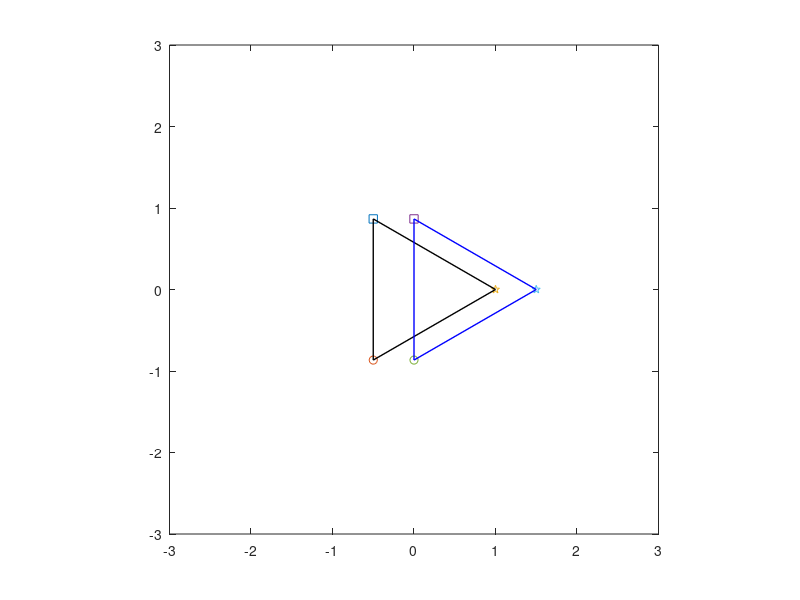

This figure's MATLAB source: (Note: this script raises an error after producing the figure.)
%r b1 b2 b3 method
clc;
clear all;
close all;

% length of the radius of circle 
r = 1;
%syms r

% distance between two spines % distance between two circles
b = 1.5;
%syms b

% angle between two bar (radian)
theta = 2*pi/3;
%syms theta

% angle of rotation
phi = 0*pi/180;
%phi=0;
%syms phi

% rotation matrix
rot = [cos(phi) -sin(phi); sin(phi) cos(phi)];

% define the nodes (currently 6 nodes, 10 members)
n_1 = [r*cos(pi-theta/2);r*sin(pi-theta/2)];
n_2 = [r*cos(pi-theta/2);-r*sin(pi-theta/2)];
n_3 = [r;0];
n_4 = rot*[r*cos(pi-theta/2)+(2*r-b);r*sin(pi-theta/2)];
n_5 = rot*[r*cos(pi-theta/2)+(2*r-b);-r*sin(pi-theta/2)];
n_6 = rot*[3*r-b;0];
figure(1);
plot(n_1(1),n_1(2),'-s',n_2(1),n_2(2),'-o',n_3(1),n_3(2),'-p',n_4(1),n_4(2),'-s',n_5(1),n_5(2),'-o',n_6(1),n_6(2),'-p'); hold on;
plot([n_3(1),n_2(1)],[n_3(2),n_2(2)],'k-', 'LineWidth', 1); hold on;
plot([n_1(1),n_3(1)],[n_1(2),n_3(2)],'k-', 'LineWidth', 1); hold on;
plot([n_2(1),n_1(1)],[n_2(2),n_1(2)],'k-', 'LineWidth', 1); hold on;
plot([n_6(1),n_5(1)],[n_6(2),n_5(2)],'b-', 'LineWidth', 1); hold on;
plot([n_4(1),n_6(1)],[n_4(2),n_6(2)],'b-', 'LineWidth', 1); hold on;
plot([n_5(1),n_4(1)],[n_5(2),n_4(2)],'b-', 'LineWidth', 1); hold on;
axis square
axis([-3 3 -3 3])
% define the members: 6 bars and 4 cables
s_1 = n_5 - n_2;
s_2 = n_4 - n_1;
s_3 = n_5 - n_3;
s_4 = n_4 - n_3;

b_1 = n_3 - n_2;
b_2 = n_1 - n_3;
b_3 = n_2 - n_1;
b_4 = n_6 - n_5;
b_5 = n_4 - n_6;
b_6 = n_5 - n_4;

%consturct D matrix
E = eye(6);
D_B = zeros(6,6);
D_S = zeros(6,4);
D_B(:,1) = E(:,3)- E(:,2);
D_B(:,2) = E(:,1)- E(:,3);
D_B(:,3) = E(:,2)- E(:,1);
D_B(:,4) = E(:,6)- E(:,5);
D_B(:,5) = E(:,4)- E(:,6);
D_B(:,6) = E(:,5)- E(:,4);

D_S(:,1) = E(:,5)- E(:,2);
D_S(:,2) = E(:,4)- E(:,1);
D_S(:,3) = E(:,5)- E(:,3);
D_S(:,4) = E(:,4)- E(:,3);
D = [D_B,D_S];

%construct C matrix
C_B = transpose(D_B);
C_S = transpose(D_S);
C = transpose(D);
% eliminate one row of C, not necessary for null space
%C = C(:,1:5);

%construct N,M,B,S
N = [n_1,n_2,n_3,n_4,n_5,n_6];
B = [b_1,b_2,b_3,b_4,b_5,b_6];
S = [s_1,s_2,s_3,s_4];
M = [B,S];

% equilibrium
syms lambda_1 lambda_2 lambda_3 lambda_4 lambda_5 lambda_6;
LAMBDA = transpose(repmat([lambda_1; lambda_2; lambda_3; lambda_4; lambda_5; lambda_6],[1 2]));


syms gamma_1 gamma_2 gamma_3 gamma_4;
GAMMA = transpose(repmat([gamma_1; gamma_2; gamma_3; gamma_4],[1 2]));

F = [-B.*LAMBDA, S.*GAMMA]*C;
%solve(F(1,1)==0,F(2,1)==0,F(1,2)==0,F(2,2)==0,F(1,3)==0,F(2,3)==0,F(1,4)==0,F(2,4)==0,F(1,5)==0,F(2,5)==0,F(1,6)==0,F(2,6)==0)

% solve F = 0;
vars = [lambda_1,lambda_2,lambda_3,lambda_4,lambda_5,lambda_6,gamma_1,gamma_2,gamma_3,gamma_4];
[A,b0] = equationsToMatrix(F,vars);

rankA = rank(A);
redA = rref(A);

% Reduced row echelon form 
% Au = [A b0];
% R = rref(Au); %linsolve

nullA = null(A)
lambda_1_soln = cast(nullA(1),'double');
lambda_2_soln = cast(nullA(2),'double');
lambda_3_soln = cast(nullA(3),'double');
lambda_4_soln = cast(nullA(4),'double');
lambda_5_soln = cast(nullA(5),'double');
lambda_6_soln = cast(nullA(6),'double');
gamma_1_soln = cast(nullA(7),'double');
gamma_2_soln = cast(nullA(8),'double');
gamma_3_soln = cast(nullA(9),'double');
gamma_4_soln = cast(nullA(10),'double');


%% dynamics
%% initial values for Q: R and B

% angle of rotation
phi = 10*pi/180;
% rotation matrix
rot = [cos(phi) -sin(phi); sin(phi) cos(phi)];
% rotate second spine to perturb it from equilibrium found above
n_4_rot = rot*[r*cos(pi-theta/2)+(2*r-b);r*sin(pi-theta/2)];
n_5_rot = rot*[r*cos(pi-theta/2)+(2*r-b);-r*sin(pi-theta/2)];
n_6_rot = rot*[3*r-b;0];
figure(1)
plot([n_6_rot(1),n_5_rot(1)],[n_6_rot(2),n_5_rot(2)],'b--', 'LineWidth', 1); hold on;
plot([n_4_rot(1),n_6_rot(1)],[n_4_rot(2),n_6_rot(2)],'b--', 'LineWidth', 1); hold on;
plot([n_5_rot(1),n_4_rot(1)],[n_5_rot(2),n_4_rot(2)],'b--', 'LineWidth', 1); hold on;
r1 = (n_1+n_2+n_3)/3; %r is center of mass, r1 is for the first spine
r2 = (n_4_rot+n_5_rot+n_6_rot)/3; %r2 for the second spine

% rotation matrix
% rot = [cos(phi) -sin(phi); sin(phi) cos(phi)];
rotp120 = [cos(2*pi/3) -sin(2*pi/3); sin(2*pi/3) cos(2*pi/3)];
rotn120 = [cos(-2*pi/3) -sin(-2*pi/3); sin(-2*pi/3) cos(-2*pi/3)];
b1 = (n_1 - (n_1+n_2+n_3)/3)/norm(n_1 - (n_1+n_2+n_3)/3);
b2 = rotp120*b1;
b3 = rotn120*b1;
b4 = (n_4_rot - (n_4_rot+n_5_rot+n_6_rot)/3)/norm(n_4_rot - (n_4_rot+n_5_rot+n_6_rot)/3);
b5 = rotp120*b4;
b6 = rotn120*b4;

el = norm(n_1 - (n_1+n_2+n_3)/3); %length from centroid to node(all same)

%Q = [r1, b1 ,b2, b3, r2, b4, b5, b6];
Q = [r1,r2,b1,b2,b3,b4,b5,b6];

%{
%% psi and Y
% psi_t = [1, 1, 1, 0, 0, 0;
%         l, 0, 0, 0, 0, 0;
%         0, l, 0, 0, 0, 0;
%         0, 0, l, 0, 0, 0;
%         0, 0, 0, 1, 1, 1;
%         0, 0, 0, l, 0, 0;
%         0, 0, 0, 0, l, 0;
%         0, 0, 0, 0, 0, l];
psi_t = [1, 1, 1, 0, 0, 0;
        0, 0, 0, 1, 1, 1;    
        l, 0, 0, 0, 0, 0;
        0, l, 0, 0, 0, 0;
        0, 0, l, 0, 0, 0;
        0, 0, 0, l, 0, 0;
        0, 0, 0, 0, l, 0;
        0, 0, 0, 0, 0, l];
psi = transpose(psi_t);        
Y = zeros(2,6);
%}

%% fix the first spine
psi_t = [0, 0, 0, 0, 0, 0;
        0, 0, 0, 1, 1, 1;    
        0, 0, 0, 0, 0, 0;
        0, 0, 0, 0, 0, 0;
        0, 0, 0, 0, 0, 0;
        0, 0, 0, el, 0, 0;
        0, 0, 0, 0, el, 0;
        0, 0, 0, 0, 0, el];
psi = transpose(psi_t);        
Y = [n_1,n_2,n_3,zeros(2,3)];

N
(Q * psi_t + Y)

error = N - (Q * psi_t + Y)

%% W is external force: all zero for now
W = zeros(2,6);

%% Gamma
% lastA =[
%  
%                                                                                                                                                     -((r*cos(theta/2) - b*cos(phi) + 2*r*cos(phi) - r*cos(theta/2)*cos(phi) + r*sin(theta/2)*sin(phi))*(b^2*sin(phi)^3 + 4*r^2*sin(phi)^3 - 3*r^2*cos(theta/2)^2*sin(phi)^3 + r^2*cos(theta/2)^3*sin(phi)^3 - 2*r^2*sin(theta/2)^2*sin(phi)^3 + b^2*cos(phi)^2*sin(phi) + 4*r^2*cos(phi)^2*sin(phi) + r^2*sin(theta/2)*cos(phi) - 4*b*r*sin(phi)^3 + b^2*cos(theta/2)*sin(phi)^3 + b^2*sin(theta/2)*cos(phi)^3 - 5*r^2*sin(theta/2)*cos(phi)^2 + 6*r^2*sin(theta/2)*cos(phi)^3 - 2*r^2*sin(theta/2)*sin(phi)^2 - 2*r^2*cos(phi)*sin(phi) + 2*b*r*cos(theta/2)^2*sin(phi)^3 + b*r*sin(theta/2)^2*sin(phi)^3 - r^2*cos(theta/2)*cos(phi)*sin(phi) - 4*b*r*cos(phi)^2*sin(phi) + r^2*cos(theta/2)*sin(theta/2)^2*sin(phi)^3 + b^2*cos(theta/2)*cos(phi)^2*sin(phi) + b^2*sin(theta/2)*cos(phi)*sin(phi)^2 + r^2*cos(theta/2)^2*cos(phi)*sin(phi) + 6*r^2*sin(theta/2)*cos(phi)*sin(phi)^2 + r^2*sin(theta/2)^2*cos(phi)*sin(phi) + 2*b*r*sin(theta/2)*cos(phi)^2 - 2*b*r*cos(theta/2)*sin(phi)^3 - 5*b*r*sin(theta/2)*cos(phi)^3 + b*r*sin(theta/2)*sin(phi)^2 - 3*r^2*cos(theta/2)^2*cos(phi)^2*sin(phi) + r^2*cos(theta/2)^3*cos(phi)^2*sin(phi) + r^2*cos(theta/2)*sin(theta/2)*cos(phi)^2 - 3*r^2*cos(theta/2)*sin(theta/2)*cos(phi)^3 + b*r*cos(phi)*sin(phi) - 2*r^2*sin(theta/2)^2*cos(phi)^2*sin(phi) + r^2*cos(theta/2)*sin(theta/2)*sin(phi)^2 + b*r*cos(theta/2)*cos(phi)*sin(phi) + r^2*cos(theta/2)*sin(theta/2)^2*cos(phi)^2*sin(phi) - 2*b*r*cos(theta/2)*cos(phi)^2*sin(phi) - 5*b*r*sin(theta/2)*cos(phi)*sin(phi)^2 - 3*r^2*cos(theta/2)*sin(theta/2)*cos(phi)*sin(phi)^2 + 2*b*r*cos(theta/2)^2*cos(phi)^2*sin(phi) + b*r*cos(theta/2)*sin(theta/2)*cos(phi)^3 + b*r*sin(theta/2)^2*cos(phi)^2*sin(phi) + b*r*cos(theta/2)*sin(theta/2)*cos(phi)*sin(phi)^2))/(r*(cos(theta/2) + 1)*(b*sin(phi)^2 - 2*r*cos(phi)^2 - 2*r*sin(phi)^2 + b*cos(phi)^2 + r*cos(theta/2)*cos(phi)^2 + r*cos(theta/2)*sin(phi)^2 - r*cos(theta/2)*cos(phi) + r*sin(theta/2)*sin(phi))*(b*sin(phi) - r*sin(theta/2) - 2*r*sin(phi) + r*cos(theta/2)^2*sin(phi) + r*sin(theta/2)^2*sin(phi) + b*cos(theta/2)*sin(phi) - b*sin(theta/2)*cos(phi) - r*cos(theta/2)*sin(phi) + 3*r*sin(theta/2)*cos(phi)))
%                                                                                                                                                                                                                                                                                                                                                                                                                                                                                                                                                                                                                                                                                                                                                                                                                                                                                                                                                                                                                                                                                                                                                                                                                           -(b^2*cos(phi)^3 - 2*r^2*cos(phi)^2 + 4*r^2*cos(phi)^3 - r^2*cos(theta/2)^2*sin(phi)^2 + b^2*cos(phi)*sin(phi)^2 - r^2*cos(theta/2)*cos(phi) + 4*r^2*cos(phi)*sin(phi)^2 + b*r*cos(phi)^2 - 4*b*r*cos(phi)^3 + 3*r^2*cos(theta/2)*cos(phi)^2 - 4*r^2*cos(theta/2)*cos(phi)^3 + 2*r^2*cos(theta/2)*sin(phi)^2 - 2*r^2*sin(theta/2)*sin(phi)^3 - r^2*cos(theta/2)^2*cos(phi)^2 + r^2*cos(theta/2)^2*cos(phi)^3 + r^2*sin(theta/2)*cos(phi)*sin(phi) - 4*b*r*cos(phi)*sin(phi)^2 - 4*r^2*cos(theta/2)*cos(phi)*sin(phi)^2 - 2*r^2*sin(theta/2)*cos(phi)^2*sin(phi) - b*r*cos(theta/2)*cos(phi)^2 + 2*b*r*cos(theta/2)*cos(phi)^3 - b*r*cos(theta/2)*sin(phi)^2 + b*r*sin(theta/2)*sin(phi)^3 + r^2*cos(theta/2)^2*cos(phi)*sin(phi)^2 + r^2*cos(theta/2)*sin(theta/2)*sin(phi)^3 + 2*b*r*cos(theta/2)*cos(phi)*sin(phi)^2 + b*r*sin(theta/2)*cos(phi)^2*sin(phi) + r^2*cos(theta/2)*sin(theta/2)*cos(phi)^2*sin(phi))/(r*(cos(theta/2) + 1)*(b*sin(phi)^2 - 2*r*cos(phi)^2 - 2*r*sin(phi)^2 + b*cos(phi)^2 + r*cos(theta/2)*cos(phi)^2 + r*cos(theta/2)*sin(phi)^2 - r*cos(theta/2)*cos(phi) + r*sin(theta/2)*sin(phi)))
%                                                                                                                                                                                                                                                                                                                                                                                                                                                         (b^2*sin(phi)^3 + 4*r^2*sin(phi)^3 - 3*r^2*cos(theta/2)^2*sin(phi)^3 + r^2*cos(theta/2)^3*sin(phi)^3 - 2*r^2*sin(theta/2)^2*sin(phi)^3 + b^2*cos(phi)^2*sin(phi) + 4*r^2*cos(phi)^2*sin(phi) + r^2*sin(theta/2)*cos(phi) - 4*b*r*sin(phi)^3 + b^2*cos(theta/2)*sin(phi)^3 + b^2*sin(theta/2)*cos(phi)^3 - 5*r^2*sin(theta/2)*cos(phi)^2 + 6*r^2*sin(theta/2)*cos(phi)^3 - 2*r^2*sin(theta/2)*sin(phi)^2 - 2*r^2*cos(phi)*sin(phi) + 2*b*r*cos(theta/2)^2*sin(phi)^3 + b*r*sin(theta/2)^2*sin(phi)^3 - r^2*cos(theta/2)*cos(phi)*sin(phi) - 4*b*r*cos(phi)^2*sin(phi) + r^2*cos(theta/2)*sin(theta/2)^2*sin(phi)^3 + b^2*cos(theta/2)*cos(phi)^2*sin(phi) + b^2*sin(theta/2)*cos(phi)*sin(phi)^2 + r^2*cos(theta/2)^2*cos(phi)*sin(phi) + 6*r^2*sin(theta/2)*cos(phi)*sin(phi)^2 + r^2*sin(theta/2)^2*cos(phi)*sin(phi) + 2*b*r*sin(theta/2)*cos(phi)^2 - 2*b*r*cos(theta/2)*sin(phi)^3 - 5*b*r*sin(theta/2)*cos(phi)^3 + b*r*sin(theta/2)*sin(phi)^2 - 3*r^2*cos(theta/2)^2*cos(phi)^2*sin(phi) + r^2*cos(theta/2)^3*cos(phi)^2*sin(phi) + r^2*cos(theta/2)*sin(theta/2)*cos(phi)^2 - 3*r^2*cos(theta/2)*sin(theta/2)*cos(phi)^3 + b*r*cos(phi)*sin(phi) - 2*r^2*sin(theta/2)^2*cos(phi)^2*sin(phi) + r^2*cos(theta/2)*sin(theta/2)*sin(phi)^2 + b*r*cos(theta/2)*cos(phi)*sin(phi) + r^2*cos(theta/2)*sin(theta/2)^2*cos(phi)^2*sin(phi) - 2*b*r*cos(theta/2)*cos(phi)^2*sin(phi) - 5*b*r*sin(theta/2)*cos(phi)*sin(phi)^2 - 3*r^2*cos(theta/2)*sin(theta/2)*cos(phi)*sin(phi)^2 + 2*b*r*cos(theta/2)^2*cos(phi)^2*sin(phi) + b*r*cos(theta/2)*sin(theta/2)*cos(phi)^3 + b*r*sin(theta/2)^2*cos(phi)^2*sin(phi) + b*r*cos(theta/2)*sin(theta/2)*cos(phi)*sin(phi)^2)/(2*sin(theta/2)*(r + r*cos(theta/2))*(b*sin(phi)^2 - 2*r*cos(phi)^2 - 2*r*sin(phi)^2 + b*cos(phi)^2 + r*cos(theta/2)*cos(phi)^2 + r*cos(theta/2)*sin(phi)^2 - r*cos(theta/2)*cos(phi) + r*sin(theta/2)*sin(phi)))
%                                                                                                                                                                                                                                                                                                                                                                                                                                                                                                                                                                                                                                                                                                                                                                                                                                                                                                                                                                                                                                                                                                                                                                                                                                                                                                                                                                                                                                                                                                                                                                                                                                                                                                                                                                                                                                                                                                                                                                                                                                                                                                                                                                                                                                                                                                                                               0
%                                                                                                                                                                                                                                                                                                                                                                                                                                                                                                                                                                                                                                                                                                                                                                                                                                                                                                                                                                                                                                                                                                                                                                                                                                                                                                                                                                                                                                                                                                                                                                                                                                                                                                                                                                                                                                                                                                                                                                                                                                                                                                                                                                                                                                                                                                                                               0
%                                                                                                                                                                                                                                                                                                                                                                                                                                                                                                                                                                                                                                                                                                                                                                                                                                                                                                                                                                                                                                                                                                                                                                                                                                                                                                                                                                                                                                                                                                                                                                                                                                                                                                                                                                                                                                                                                                                                    -(r*sin(theta/2) + b*sin(phi) - 2*r*sin(phi) + r*cos(theta/2)^2*sin(phi) + r*sin(theta/2)^2*sin(phi) + b*cos(theta/2)*sin(phi) + b*sin(theta/2)*cos(phi) - r*cos(theta/2)*sin(phi) - 3*r*sin(theta/2)*cos(phi))/(2*sin(theta/2)*(b*sin(phi)^2 - 2*r*cos(phi)^2 - 2*r*sin(phi)^2 + b*cos(phi)^2 + r*cos(theta/2)*cos(phi)^2 + r*cos(theta/2)*sin(phi)^2 - r*cos(theta/2)*cos(phi) + r*sin(theta/2)*sin(phi)))
%                                                                                                                                                                                                                                                                             -(b^2*sin(phi)^3 + 4*r^2*sin(phi)^3 - 3*r^2*cos(theta/2)^2*sin(phi)^3 + r^2*cos(theta/2)^3*sin(phi)^3 - 2*r^2*sin(theta/2)^2*sin(phi)^3 + b^2*cos(phi)^2*sin(phi) + 4*r^2*cos(phi)^2*sin(phi) + r^2*sin(theta/2)*cos(phi) - 4*b*r*sin(phi)^3 + b^2*cos(theta/2)*sin(phi)^3 + b^2*sin(theta/2)*cos(phi)^3 - 5*r^2*sin(theta/2)*cos(phi)^2 + 6*r^2*sin(theta/2)*cos(phi)^3 - 2*r^2*sin(theta/2)*sin(phi)^2 - 2*r^2*cos(phi)*sin(phi) + 2*b*r*cos(theta/2)^2*sin(phi)^3 + b*r*sin(theta/2)^2*sin(phi)^3 - r^2*cos(theta/2)*cos(phi)*sin(phi) - 4*b*r*cos(phi)^2*sin(phi) + r^2*cos(theta/2)*sin(theta/2)^2*sin(phi)^3 + b^2*cos(theta/2)*cos(phi)^2*sin(phi) + b^2*sin(theta/2)*cos(phi)*sin(phi)^2 + r^2*cos(theta/2)^2*cos(phi)*sin(phi) + 6*r^2*sin(theta/2)*cos(phi)*sin(phi)^2 + r^2*sin(theta/2)^2*cos(phi)*sin(phi) + 2*b*r*sin(theta/2)*cos(phi)^2 - 2*b*r*cos(theta/2)*sin(phi)^3 - 5*b*r*sin(theta/2)*cos(phi)^3 + b*r*sin(theta/2)*sin(phi)^2 - 3*r^2*cos(theta/2)^2*cos(phi)^2*sin(phi) + r^2*cos(theta/2)^3*cos(phi)^2*sin(phi) + r^2*cos(theta/2)*sin(theta/2)*cos(phi)^2 - 3*r^2*cos(theta/2)*sin(theta/2)*cos(phi)^3 + b*r*cos(phi)*sin(phi) - 2*r^2*sin(theta/2)^2*cos(phi)^2*sin(phi) + r^2*cos(theta/2)*sin(theta/2)*sin(phi)^2 + b*r*cos(theta/2)*cos(phi)*sin(phi) + r^2*cos(theta/2)*sin(theta/2)^2*cos(phi)^2*sin(phi) - 2*b*r*cos(theta/2)*cos(phi)^2*sin(phi) - 5*b*r*sin(theta/2)*cos(phi)*sin(phi)^2 - 3*r^2*cos(theta/2)*sin(theta/2)*cos(phi)*sin(phi)^2 + 2*b*r*cos(theta/2)^2*cos(phi)^2*sin(phi) + b*r*cos(theta/2)*sin(theta/2)*cos(phi)^3 + b*r*sin(theta/2)^2*cos(phi)^2*sin(phi) + b*r*cos(theta/2)*sin(theta/2)*cos(phi)*sin(phi)^2)/((b*sin(phi)^2 - 2*r*cos(phi)^2 - 2*r*sin(phi)^2 + b*cos(phi)^2 + r*cos(theta/2)*cos(phi)^2 + r*cos(theta/2)*sin(phi)^2 - r*cos(theta/2)*cos(phi) + r*sin(theta/2)*sin(phi))*(b*sin(phi) - r*sin(theta/2) - 2*r*sin(phi) + r*cos(theta/2)^2*sin(phi) + r*sin(theta/2)^2*sin(phi) + b*cos(theta/2)*sin(phi) - b*sin(theta/2)*cos(phi) - r*cos(theta/2)*sin(phi) + 3*r*sin(theta/2)*cos(phi)))
%                                                                                                                                                                                                                                                                                                                                                                                                                                                                                                                                                                                                                                                                                                                                                                                                                                                                                                                                                                                                                                                                                                                                                                                                                                                                                                                                                                                                                                                                                                                                                                                                                                                                                                                                                                                                                                                                                                                                                                                                                                (b*sin(phi)^2 - 2*r*cos(phi)^2 - 2*r*sin(phi)^2 + r*cos(phi) + b*cos(phi)^2 + r*cos(theta/2)*cos(phi)^2 + r*cos(theta/2)*sin(phi)^2)/(b*sin(phi)^2 - 2*r*cos(phi)^2 - 2*r*sin(phi)^2 + b*cos(phi)^2 + r*cos(theta/2)*cos(phi)^2 + r*cos(theta/2)*sin(phi)^2 - r*cos(theta/2)*cos(phi) + r*sin(theta/2)*sin(phi))
% (b^2*sin(phi)^3 + 4*r^2*sin(phi)^3 - 3*r^2*cos(theta/2)^2*sin(phi)^3 + r^2*cos(theta/2)^3*sin(phi)^3 - 2*r^2*sin(theta/2)^2*sin(phi)^3 - r^2*sin(theta/2)^3*sin(phi)^2 + b^2*cos(phi)^2*sin(phi) + 4*r^2*cos(phi)^2*sin(phi) - 4*b*r*sin(phi)^3 + b^2*cos(theta/2)*sin(phi)^3 + b^2*sin(theta/2)*cos(phi)^3 - 2*r^2*sin(theta/2)*cos(phi)^2 + 6*r^2*sin(theta/2)*cos(phi)^3 - r^2*sin(theta/2)^2*sin(phi) + 2*b*r*cos(theta/2)^2*sin(phi)^3 + b*r*sin(theta/2)^2*sin(phi)^3 + 2*r^2*cos(theta/2)*cos(phi)*sin(phi) - 4*b*r*cos(phi)^2*sin(phi) - r^2*cos(theta/2)^2*sin(theta/2)*sin(phi)^2 + r^2*cos(theta/2)*sin(theta/2)^2*sin(phi)^3 + b^2*cos(theta/2)*cos(phi)^2*sin(phi) + b^2*sin(theta/2)*cos(phi)*sin(phi)^2 + r^2*cos(theta/2)^2*cos(phi)*sin(phi) - r^2*cos(theta/2)^3*cos(phi)*sin(phi) - r^2*cos(theta/2)*sin(theta/2)*cos(phi) + 6*r^2*sin(theta/2)*cos(phi)*sin(phi)^2 + 3*r^2*sin(theta/2)^2*cos(phi)*sin(phi) + b*r*sin(theta/2)*cos(phi)^2 - 2*b*r*cos(theta/2)*sin(phi)^3 - 5*b*r*sin(theta/2)*cos(phi)^3 - 3*r^2*cos(theta/2)^2*cos(phi)^2*sin(phi) + r^2*cos(theta/2)^3*cos(phi)^2*sin(phi) + 4*r^2*cos(theta/2)*sin(theta/2)*cos(phi)^2 - 3*r^2*cos(theta/2)*sin(theta/2)*cos(phi)^3 - 2*r^2*sin(theta/2)^2*cos(phi)^2*sin(phi) + 2*r^2*cos(theta/2)*sin(theta/2)*sin(phi)^2 - b*r*cos(theta/2)*cos(phi)*sin(phi) + r^2*cos(theta/2)*sin(theta/2)^2*cos(phi)^2*sin(phi) - 2*b*r*cos(theta/2)*cos(phi)^2*sin(phi) - b*r*cos(theta/2)^2*cos(phi)*sin(phi) - 5*b*r*sin(theta/2)*cos(phi)*sin(phi)^2 - b*r*sin(theta/2)^2*cos(phi)*sin(phi) - 3*r^2*cos(theta/2)*sin(theta/2)*cos(phi)*sin(phi)^2 - r^2*cos(theta/2)*sin(theta/2)^2*cos(phi)*sin(phi) + 2*b*r*cos(theta/2)^2*cos(phi)^2*sin(phi) - b*r*cos(theta/2)*sin(theta/2)*cos(phi)^2 + b*r*cos(theta/2)*sin(theta/2)*cos(phi)^3 + b*r*sin(theta/2)^2*cos(phi)^2*sin(phi) - b*r*cos(theta/2)*sin(theta/2)*sin(phi)^2 + b*r*cos(theta/2)*sin(theta/2)*cos(phi)*sin(phi)^2)/((b*sin(phi)^2 - 2*r*cos(phi)^2 - 2*r*sin(phi)^2 + b*cos(phi)^2 + r*cos(theta/2)*cos(phi)^2 + r*cos(theta/2)*sin(phi)^2 - r*cos(theta/2)*cos(phi) + r*sin(theta/2)*sin(phi))*(b*sin(phi) - r*sin(theta/2) - 2*r*sin(phi) + r*cos(theta/2)^2*sin(phi) + r*sin(theta/2)^2*sin(phi) + b*cos(theta/2)*sin(phi) - b*sin(theta/2)*cos(phi) - r*cos(theta/2)*sin(phi) + 3*r*sin(theta/2)*cos(phi)))
%                                                                                                                                                                                                                                                                                                                                                                                                                                                                                                                                                                                                                                                                                                                                                                                                                                                                                                                                                                                                                                                                                                                                                                                                                                                                                                                                                                                                                                                                                                                                                                                                                                                                                                                                                                                                                                                                                                                                                                                                                                                                                                                                                                                                                                                                                                                                               0
%                                                                                                                                                                                                                                                                                                                                                                                                                                                                                                                                                                                                                                                                                                                                                                                                                                                                                                                                                                                                                                                                                                                                                                                                                                                                                                                                                                                                                                                                                                                                                                                                                                                                                                                                                                                                                                                                                                                                                                                                                                                                                                                                                                                                                                                                                                                                               0
%                                                                                                                                                                                                                                                                                                                                                                                                                                                                                                                                                                                                                                                                                                                                                                                                                                                                                                                                                                                                                                                                                                                                                                                                                                                                                                                                                                                                                                                                                                                                                                                                                                                                                                                                                                                                                                                                                                                                                                                                                                                                                                                                                                                                                                                                                                                                               0
% ];
% gam1 = lastA(7);
% gam2 = lastA(8);
% gam3 = lastA(9);


%kappa = 0.05*10^9*pi*(0.05)^2/1;
kappa = 10; %arbitrary stiffness

gamma1 = gamma_1_soln*kappa;
gamma2 = gamma_2_soln*kappa;
gamma3 = gamma_3_soln*kappa;
gamma4 = gamma_4_soln*kappa;
Gamma = diag([gamma1 gamma2 gamma3 gamma4]);


%% initial FQ:dimension works
% FQ_0 = (W -(Q*psi_t+Y)*transpose(C_S)*Gamma*C_S)*psi;

%% construct M matrix in (Q double dot + Q*Xi)*M = F_Q
%try Q with 2 by 8
m = 0.1;%mass
J_tot = (1/4)*m*el^2;%moment of inertia, same for two spines??
J = J_tot/3;
M = diag([m,m,J,J,J,J,J,J]);

% %% solve Q by ode45
% tspan = linspace(0,6);
% Q0_st = [reshape(r1,[],1);reshape(r2,[],1);...
%             reshape(dB,[],1);zeros(24,1)];

%% solve for b1
%Q = [r1,r2,b1,b4] -> 2x4
%Q_stack is 8x1
%Q_st = stack[r1,r2,b1,b4,r1dot,r2dot,b1dot,b4dot] -> 16x1
tspan = 0:0.001:2;
%tspan = linspace(0,6);
R = [r1,r2];
solB = [b1,b4];
Q0_st = [reshape(R,[],1);reshape(solB,[],1);zeros(8,1)];

% Create function to be solved by the ODE by being run repeatedly
% Takes in t vector, current Q and Q at the next time step
% Q is a 16x1 column vector, with the first 8 being the r and b 1 and 2,
% the next 8 are zeroes, repp
odefun = @(t,Q_st)[Q_st(9:16);...
                    deri(W,psi,C_S,Y,Gamma,J, Q_st,m)];
options = odeset('RelTol',1e-13,'AbsTol',1e-13,'Refine',10);
[t,Q_sol] = ode45(odefun,tspan,Q0_st,options);
%[t,Q_sol] = ode45(odefun,tspan,Q0_st);

figure;
plot(t,Q_sol(:,1),t,Q_sol(:,2),t,Q_sol(:,3),t,Q_sol(:,4),'linew',1.5)
legend('$r_{1x}$','$r_{1y}$','$r_{2x}$','$r_{2y}$','interpreter','latex','Location','best');
title("Position vectors for both spines")
grid on;
xlabel('Time (s)')
ylabel('Position (m)')
set(gcf,'Color','w')
set(gca,'FontSize',14)
set(gca,'FontName','ComputerModern')
set(gca, 'box', 'off')

figure;
plot(t,rotn120*Q_sol(:,[5 6])',t,rotn120*Q_sol(:,[7 8])','linew',1.5)
legend('$b_{3x}$','$b_{3y}$','$b_{6x}$','$b_{6y}$','interpreter','latex','location','best');
title("Orientation vectors for both spines")
grid on;
xlabel('Time (s)')
ylabel('unitless')
set(gcf,'Color','w')
set(gca,'FontSize',14)
set(gca,'FontName','ComputerModern')
set(gca, 'box', 'off')
axis([tspan(1) tspan(end) -0.2 1.2])

%% function
function y = deri(W,psi,C_S,Y,Gamma,J, Q_st,m)
rotp120 = [cos(2*pi/3) -sin(2*pi/3); sin(2*pi/3) cos(2*pi/3)];
rotn120 = [cos(-2*pi/3) -sin(-2*pi/3); sin(-2*pi/3) cos(-2*pi/3)];
Q_all = [reshape(Q_st(1:6),2,[]),rotp120*Q_st(5:6),rotn120*Q_st(5:6),...
    Q_st(7:8),rotp120*Q_st(7:8),rotn120*Q_st(7:8)];


F_Q = (W - (Q_all*transpose(psi)+Y)*transpose(C_S)*Gamma*C_S)*psi;
fr1 = F_Q(:,1);
fr2 = F_Q(:,2);
fb1 = F_Q(:,3);
fb2 = F_Q(:,4);
fb3 = F_Q(:,5);
fb4 = F_Q(:,6);
fb5 = F_Q(:,7);
fb6 = F_Q(:,8);

rot3p120 = [cos(2*pi/3) -sin(2*pi/3) 0; sin(2*pi/3) cos(2*pi/3) 0; 0 0 1];
rot3n120 = [cos(-2*pi/3) -sin(-2*pi/3) 0; sin(-2*pi/3) cos(-2*pi/3) 0; 0 0 1];

b1 = [Q_st(5);Q_st(6)];
b1_m = [Q_st(5);Q_st(6);0];
b1dot = [Q_st(13),Q_st(14)];
tau_1m = cross(b1_m,[fb1;0])+cross(rot3p120*b1_m,[fb2;0])+cross(rot3n120*b1_m,[fb3;0]);
tau_1 = tau_1m(3);

b4 = [Q_st(7);Q_st(8)];
b4_m = [Q_st(7);Q_st(8);0];
b4dot = [Q_st(15),Q_st(16)];
tau_2m = cross(b4_m,[fb4;0])+cross(rot3p120*b4_m,[fb5;0])+cross(rot3n120*b4_m,[fb6;0]);
tau_2 = tau_2m(3);

cross1 = cross(b1_m,tau_1m);
cross4 = cross(b4_m,tau_2m);

b1doubledot = -((cross1(1:2))/(J*(norm(b1))^2))-b1*(norm(b1dot)^2)/(norm(b1)^2);
b4doubledot = -((cross4(1:2))/(J*(norm(b4))^2))-b4*(norm(b4dot)^2)/(norm(b4)^2);

r1doubledot = fr1/m;
r2doubledot = fr2/m;

y = [r1doubledot;r2doubledot;b1doubledot;b4doubledot];

end


